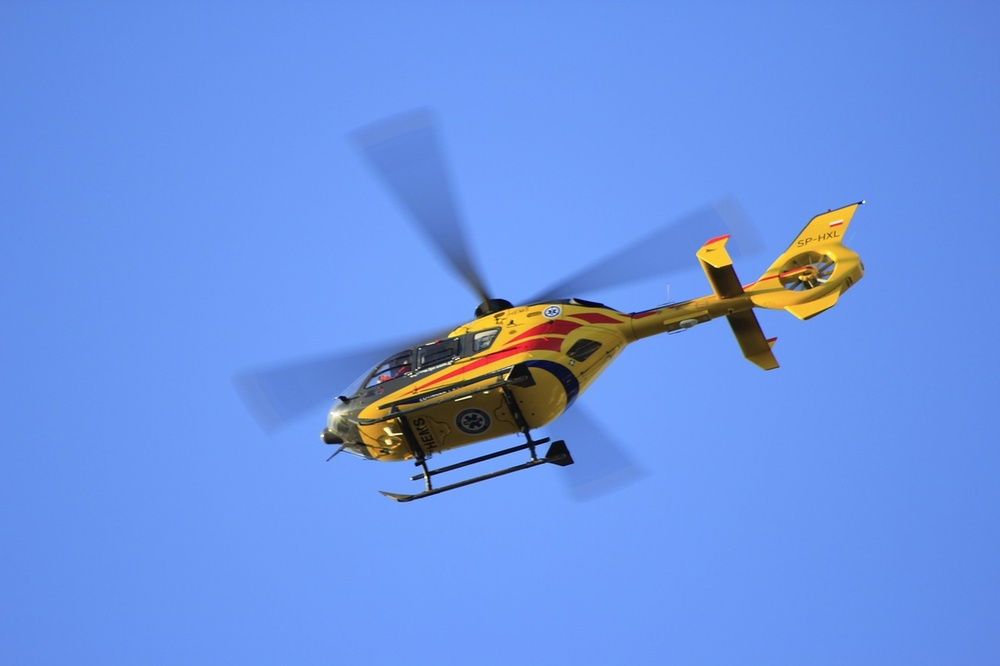
#> input picture 3)Görüntüler Üzerinde Temel İşlemler-2/helikopter2.jpg, 1000 x 666 px, shrunk from 1280 x 853 before the run
$ python '5.Morfolojik İşlemler.py'
#> lines starting #> are read from the running program, lines starting #| are printed output that depends on the picture
import cv2
import numpy as np

img = cv2.imread("helikopter2.jpg",0)
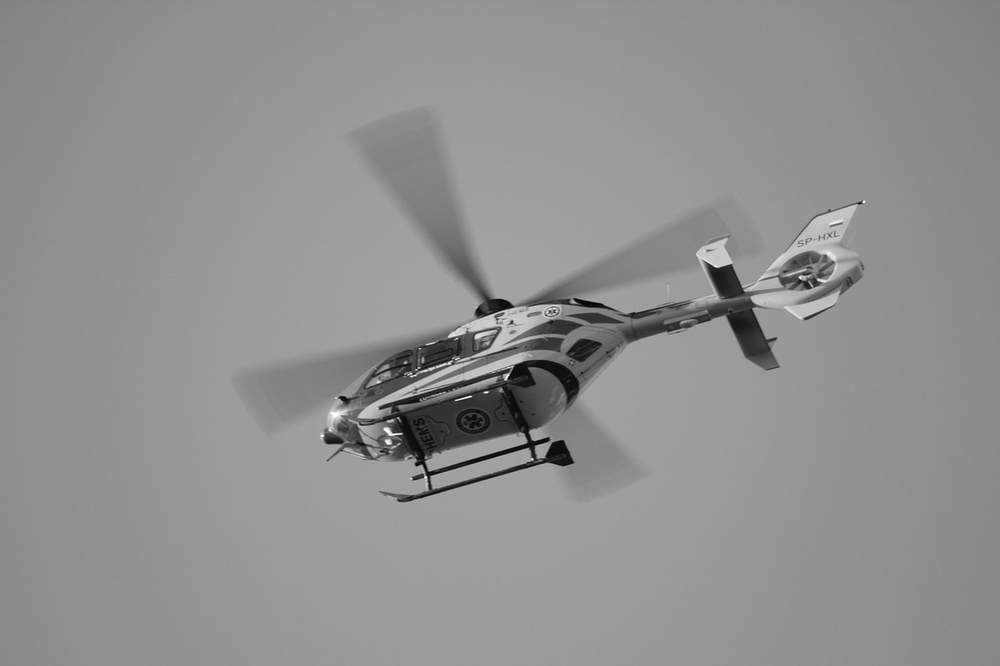
#> img: shape (666, 1000); min 2, max 255, mean 144.5

kernel = np.ones((5,5),np.uint8) # çekirdek yapısıdır ve 1 sayısı ile resmi bozmaya yarar.İçeriği Sırayla(Matris boyutu/int tipi olduğunu belirtir)

"erosion"
erosion = cv2.erode(img,kernel,iterations = 1) # sırayla(orjinal resim/çekirdek yapısı/işlemin kaç defa tekrar edeceği)...
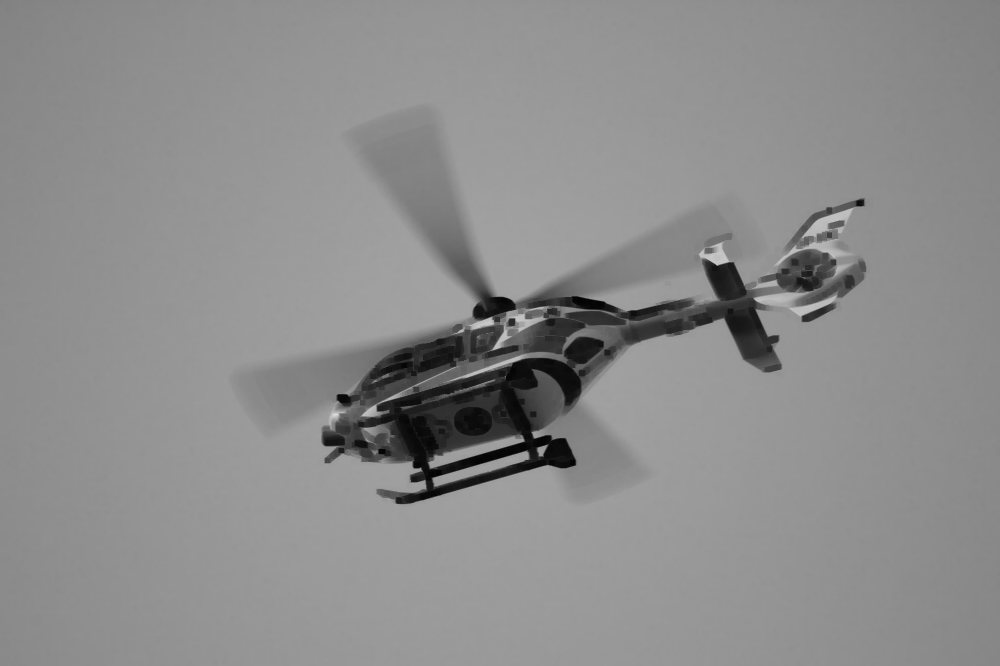
#> erosion: shape (666, 1000); min 2, max 227, mean 140.5

"dilation(kalınlaştırma)"
dilation = cv2.dilate(img,kernel,iterations = 5) # sırayla(orjinal resim/çekirdek yapısı/işlemin kaç defa tekrar edeceği)...
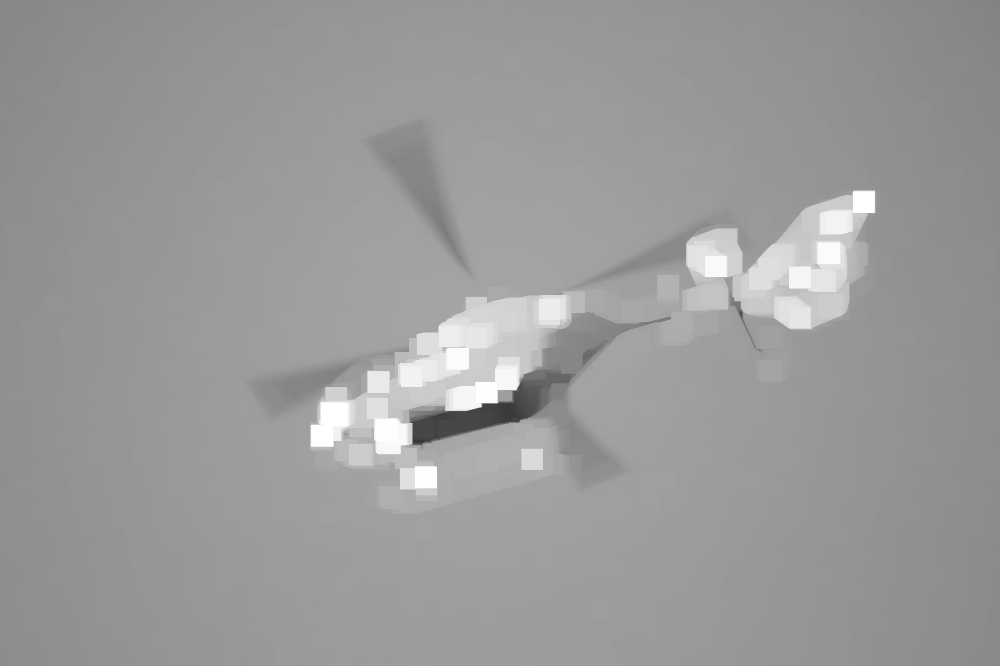
#> dilation: shape (666, 1000); min 55, max 255, mean 154.4

"opening(resimdeki gürültüleri silme)"
opening = cv2.morphologyEx(img,cv2.MORPH_OPEN,kernel) # sırayla(orjinal resim/hazır fonksiyon/çekirdek yapısı)...

"closing(resimdeki şekillerin içindeki gürültüleri silme)"
closing = cv2.morphologyEx(img,cv2.MORPH_CLOSE,kernel) # sırayla(orjinal resim/hazır fonksiyon/çekirdek yapısı)...

"gradient(resimdeki şeklin dış hattını beyaz ile çizer içindeki kısmı siyahla çizer)"
gradient = cv2.morphologyEx(img,cv2.MORPH_GRADIENT,kernel) # sırayla(orjinal resim/hazır fonksiyon/çekirdek yapısı)...
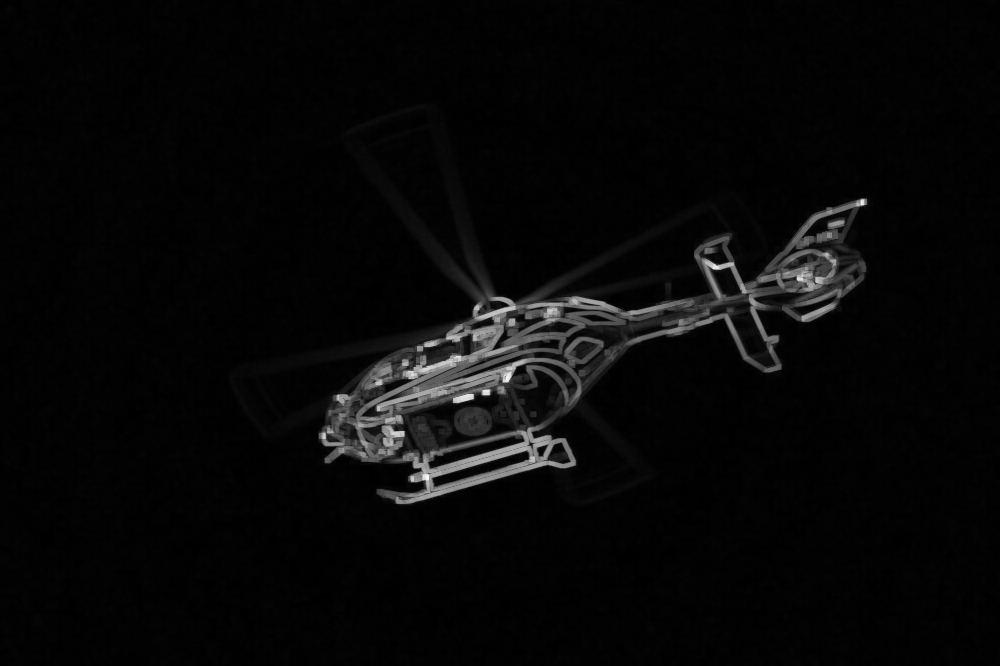
#> gradient: shape (666, 1000); min 0, max 246, mean 7.8

"tophat(resimdeki şeklin bazı kısımlarını karartır)"
tophat = cv2.morphologyEx(img,cv2.MORPH_TOPHAT,kernel) # sırayla(orjinal resim/hazır fonksiyon/çekirdek yapısı)...
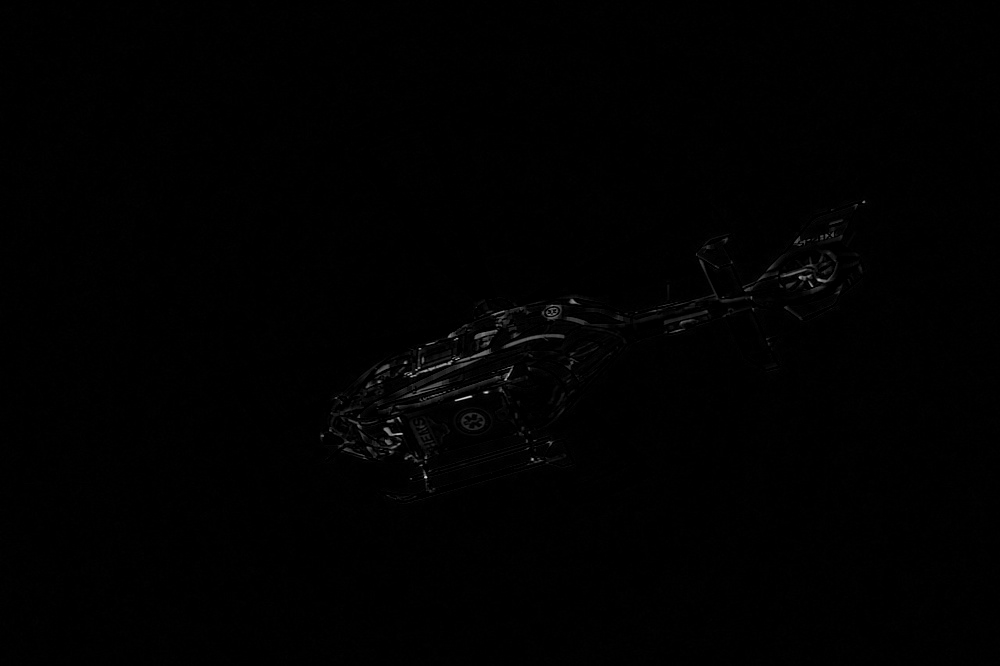
#> tophat: shape (666, 1000); min 0, max 220, mean 1.1

"blackhat(resimdeki şeklin bazı kısımlarını karartır)"
blackhat = cv2.morphologyEx(img,cv2.MORPH_BLACKHAT,kernel) # sırayla(orjinal resim/hazır fonksiyon/çekirdek yapısı)...

cv2.imshow("img",img)
cv2.imshow("erosion",erosion)
cv2.imshow("dilation",dilation)
cv2.imshow("opening",opening)
cv2.imshow("closing",closing)
cv2.imshow("gradient",gradient)
cv2.imshow("tophat",tophat)
cv2.imshow("blackhat",blackhat)

cv2.waitKey(0)
cv2.destroyAllWindows()
